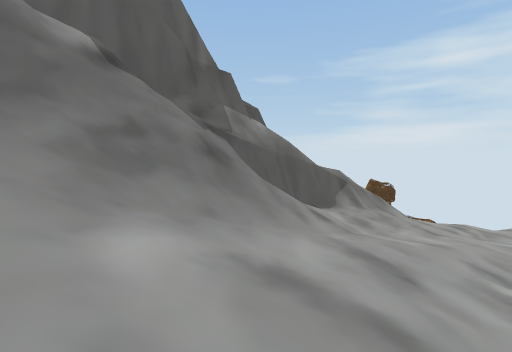
view 1 (above)

17 first-person views from a walk through a scene from a Unity 3-D project. The camera is 1.3 m above the floor, tilts 4° down and sees 85° across. The floor is counted in squares, 2 m on a side. Each view is taken from the middle of a square. On the plan, view 1 faces up. The plan holds only what a view shows up to about 9 squares ahead; the rest is blank. The place goes on beyond the plan. Some trees and plants on the terrain are drawn as simple stand-ins. Some surface patterns are stand-ins.

view 2
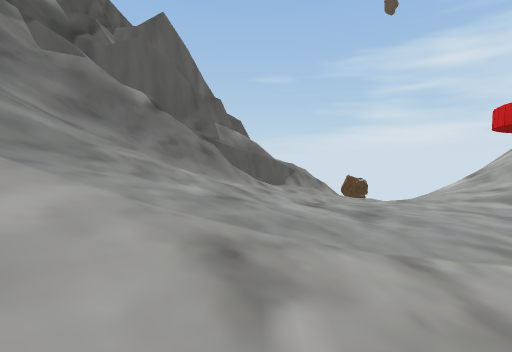

view 3
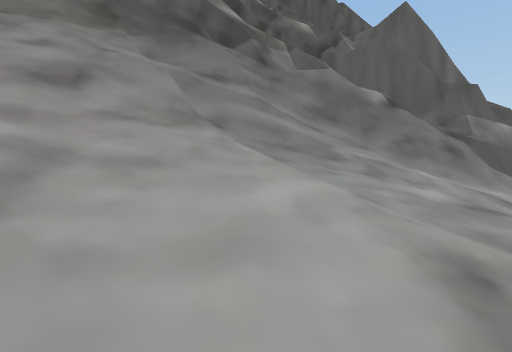

view 4
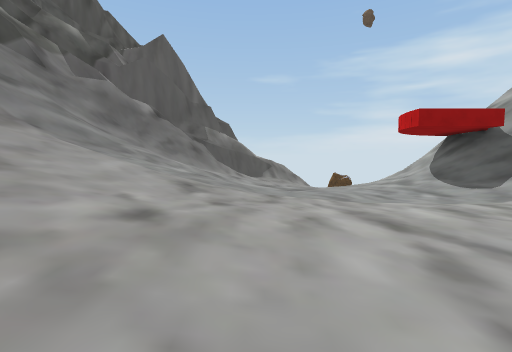

view 5
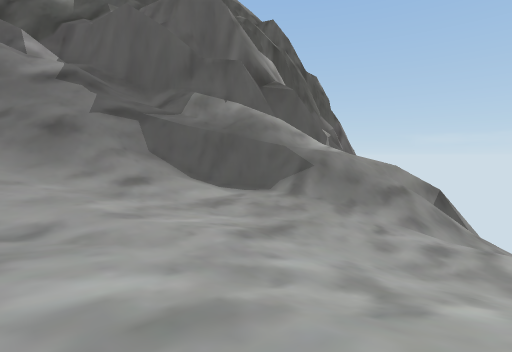

view 6
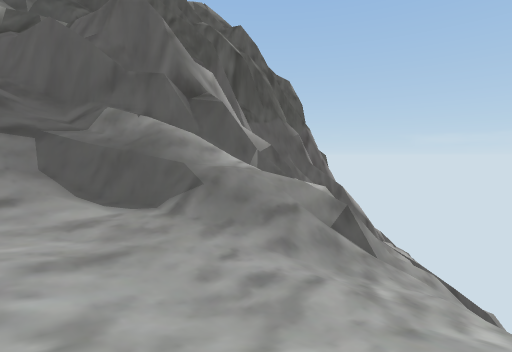

view 7
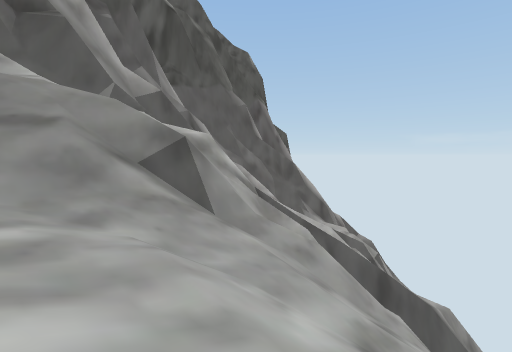

view 8
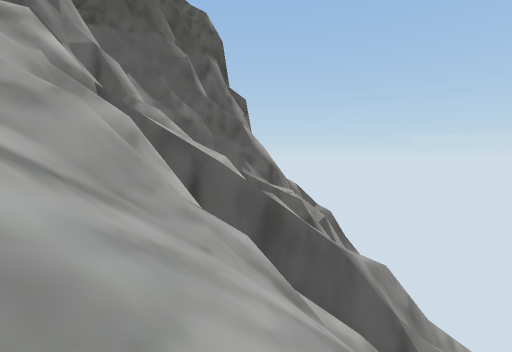

view 9
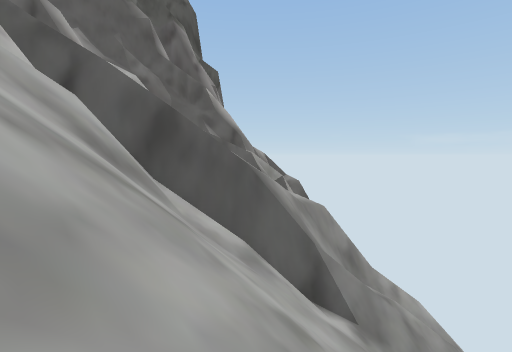

view 10
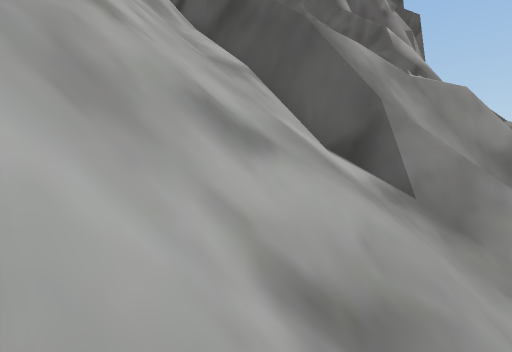

view 11
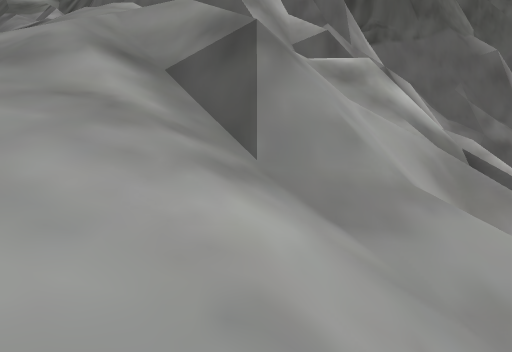

view 12
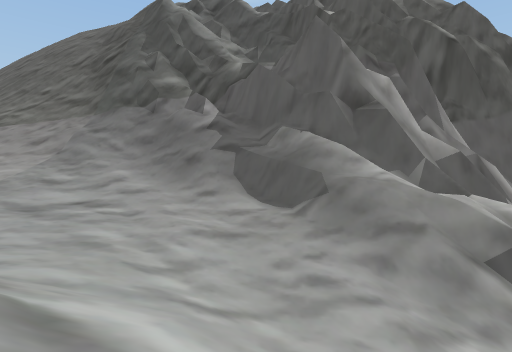

view 13
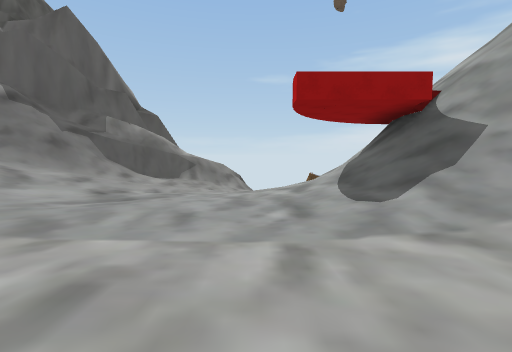

view 14
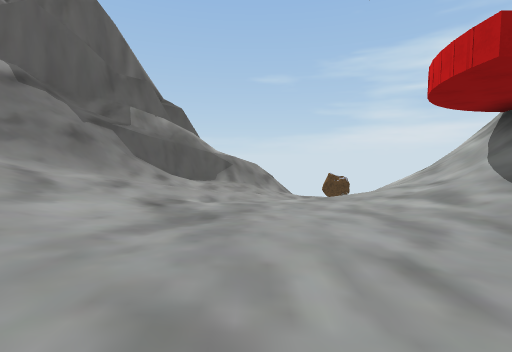

view 15
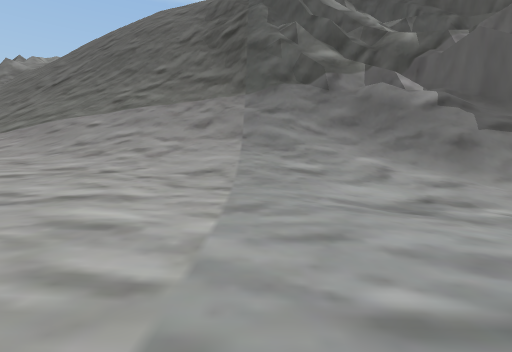

view 16
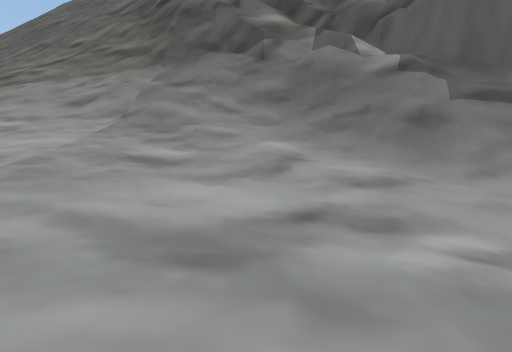

view 17
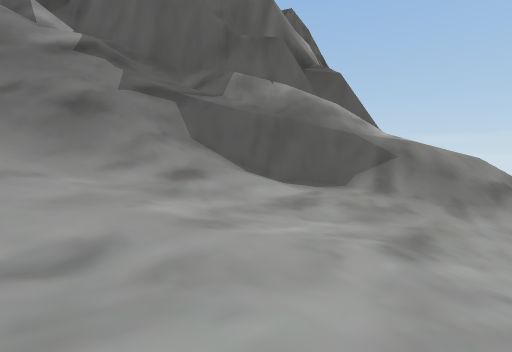

### Floor plan
Key: @ floor where view 1 was taken; # wall or solid block; . main floor; - floor 1.5 m lower than the main floor; _ floor 3.25 m lower than the main floor; : floor 3.25 m higher than the main floor; / step, stairs or slope; = window, fence, low wall or low ledge; v drop or lower ground.
Columns run from 7 left of view 1 to 13 right of it. Each row starts with its distance up from view 1.
 21                 ##/
 20       vv       ##==/
 19       v       ## /==/
 18              ##=//##
 17          v  ##=v=//
 16         #v v##=/////
 15        #  vv#=#=//
 14        ###=_##=////
 13          #==##///
 12         ##=##////
 11        ## /=/////
 10       ##//////////
  9      ##=/==//__/_
  8     ###=##/_____
  7    ##==##--___/// /
  6   ##//##//-___////
  5   #=/////---_/////
  4   ###===/-----////
  3   #/#=//.------//://
  2   #/#////-----//:://
  1  ##/////.-----./:///
  0  #/////@/.----.///
 -1  ##=////....---///
 -2 ###////.....--.//
 -3 ##/////.........
 -4  //////........
 -5  //////.......
 -6    ////.....
 -7       /....
 -8       /...
 -9       ...

Positions as (right, up) in squares from view 1, and headings:
1: (0, 0), facing up
2: (1, -5), facing up
3: (1, -5), facing up-left
4: (2, -8), facing up
5: (7, 3), facing up-left
6: (9, 5), facing up-left
7: (10, 10), facing up-left
8: (11, 14), facing up-left
9: (12, 16), facing up-left
10: (13, 19), facing left
11: (8, 13), facing left
12: (11, 7), facing left
13: (6, -5), facing up
14: (4, -3), facing up
15: (8, -2), facing left
16: (5, 1), facing left
17: (5, 3), facing up-left
